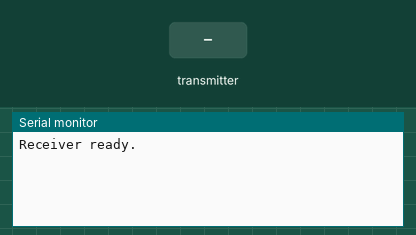
Simulated run of this sketch. Board: Arduino Uno, built with avr-gcc and run on an emulated ATmega328P. Parts: the last lines printed to the serial monitor. The test bench sets the inputs (shaded band). No radio packets arrive unless stated.

Above: at 1.2 s.
1.3 s: the transmitter starts sending batteryLevel = 0
At 1.37 s:
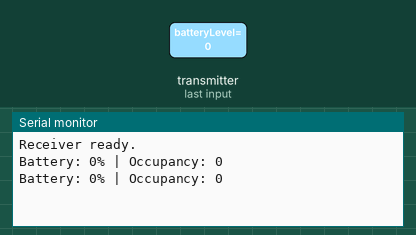
3.2 s: the transmitter starts sending occupancy = 256
At 3.27 s:
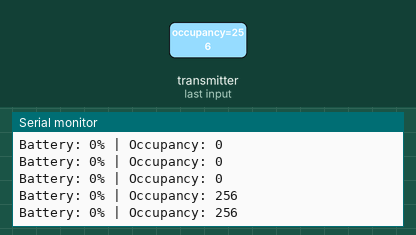
4.7 s: the transmitter starts sending batteryLevel = 25
At 4.77 s:
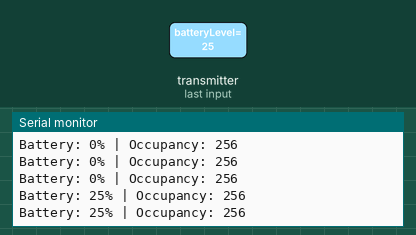
6.2 s: the transmitter starts sending occupancy = 0
At 6.27 s:
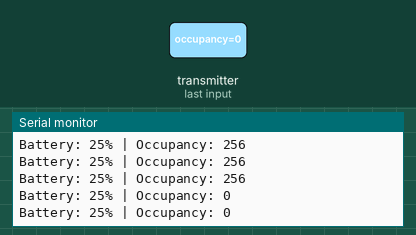

Measured:
- after the input at 1.3 s, the serial monitor: prints a new line at once (image 1)
- after the input at 3.2 s, the serial monitor: prints a new line at once (image 2)
- after the input at 4.7 s, the serial monitor: prints a new line at once (image 3)
- after the input at 6.2 s, the serial monitor: prints a new line at once (image 4)

The sketch:

receiver.ino
```cpp
// (licence header left out)
#include <SPI.h>
#include <nRF24L01.h>
#include <RF24.h>

RF24 radio(5, 6);  // CE, CSN
const byte address[6] = "00031";

struct DataPackage {
  int batteryLevel;
  int occupancy;
};

DataPackage data;

void setup() {
  Serial.begin(115200);

  if (!radio.begin()) {
    Serial.println("RF24 hardware not responding.");
    while (true) {}
  }

  radio.openReadingPipe(1, address);
  radio.startListening();

  Serial.println("Receiver ready.");
}

void loop() {
  if (radio.available()) {
    radio.read(&data, sizeof(data));

    Serial.print("Battery: ");
    Serial.print(data.batteryLevel);
    Serial.print("% | Occupancy: ");
    Serial.println(data.occupancy);
  }
}
```
